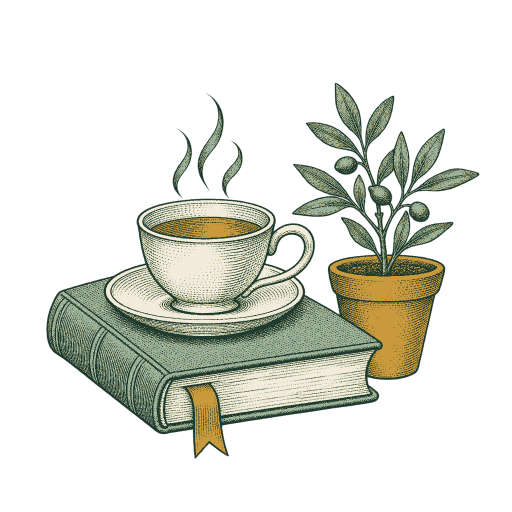
#> input picture assets/illustrations/masters/illus_done.png, 1024 x 1024 px (shown at 1/2 size); its folder holds only this picture in this run
$ python export.py
#> lines starting #> are read from the running program, lines starting #| are printed output that depends on the picture
"""Export the illustration masters to the WebP drawables the app ships.

Usage (from the repository root):  python3 assets/illustrations/export.py

Each master is a 1024 px transparent PNG. The export trims the empty margin (keeping a 2% pad so
hatching is never clipped), scales the longest side to the size below and writes a lossy WebP with
a lossless alpha channel to app/src/main/res/drawable-nodpi/, which Android never rescales.
"""
from pathlib import Path

from PIL import Image

ROOT = Path(__file__).resolve().parents[2]
MASTERS = ROOT / "assets/illustrations/masters"
OUT = ROOT / "app/src/main/res/drawable-nodpi"

# Longest side in px. 720 px covers a 240 dp slot at 3x density; small art needs less.
SIZES = {"illus_offline": 560, "illus_onboarding": 900}
DEFAULT_SIZE = 720


def export(master: Path) -> Path:
    image = Image.open(master).convert("RGBA")
#> image is the input picture: PIL image 1024x1024 RGBA; mean R, G, B, A 40.1, 41.9, 33.6, 71.1
    left, top, right, bottom = image.getchannel("A").getbbox()
#> left = 92; top = 165; right = 960; bottom = 918
    pad = round(max(image.size) * 0.02)
#> pad = 20
    image = image.crop((max(left - pad, 0), top - pad if top >= pad else 0,
                        min(right + pad, image.width), min(bottom + pad, image.height)))
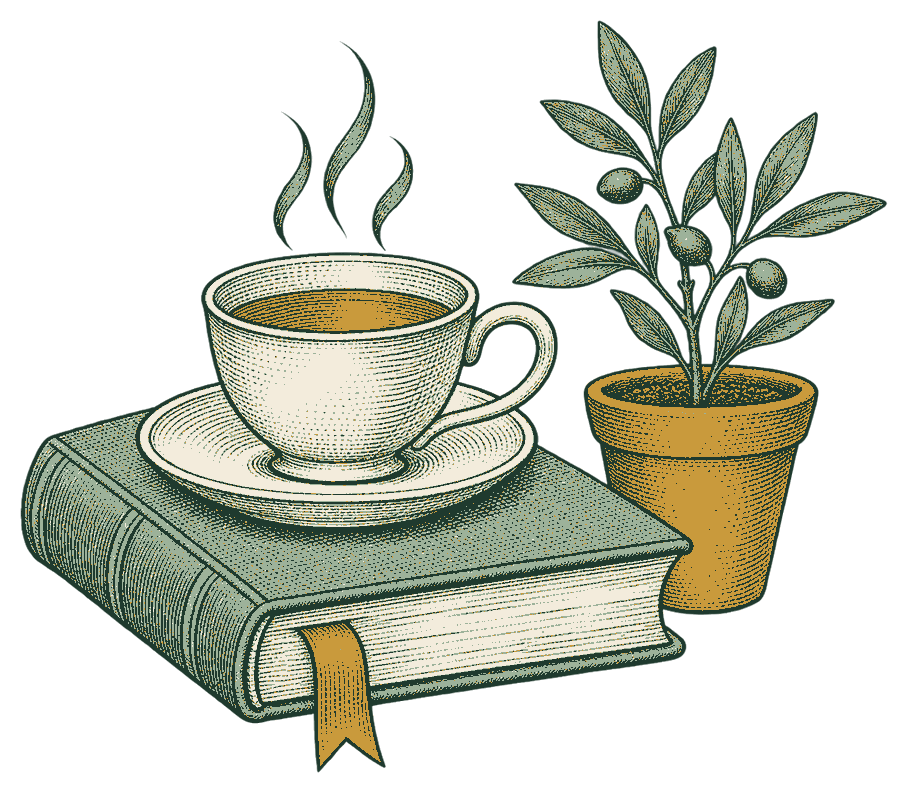
#> image: PIL image 908x793 RGBA; mean R, G, B, A 58.5, 61, 48.9, 103.5; transparent parts drawn white
    longest = SIZES.get(master.stem, DEFAULT_SIZE)
    scale = longest / max(image.size)
#> scale = 0.793
    image = image.resize((round(image.width * scale), round(image.height * scale)), Image.LANCZOS)
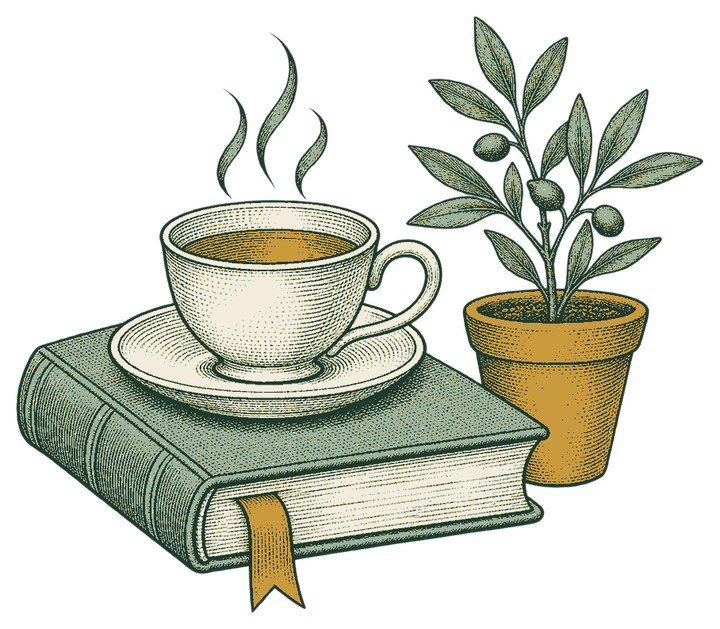
#> image: PIL image 720x629 RGBA; mean R, G, B, A 58.6, 61.5, 49.2, 103.5; transparent parts drawn white
    target = OUT / f"{master.stem}.webp"
    image.save(target, "WEBP", quality=88, alpha_quality=100, method=6)
    return target


if __name__ == "__main__":
    OUT.mkdir(parents=True, exist_ok=True)
    for master in sorted(MASTERS.glob("illus_*.png")):
        target = export(master)
        print(f"{target.relative_to(ROOT)}  {Image.open(target).size}  {target.stat().st_size // 1024} KB")

$ run again, on assets/illustrations/masters/illus_empty_library.png
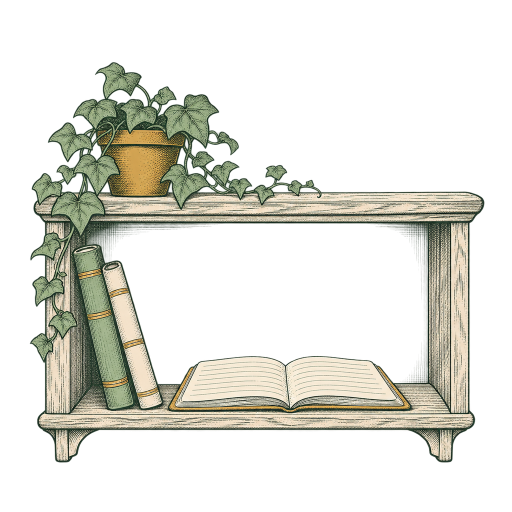
#> input picture assets/illustrations/masters/illus_empty_library.png, 1024 x 1024 px (shown at 1/2 size)
#> in export, image is the input picture: PIL image 1024x1024 RGBA; mean R, G, B, A 48.5, 48.6, 40.5, 74.3
#> left = 58; top = 124; right = 971; bottom = 926
#> in export, `image = image.crop((max(left - pad, 0), top - pad if top >= pad else 0..`:
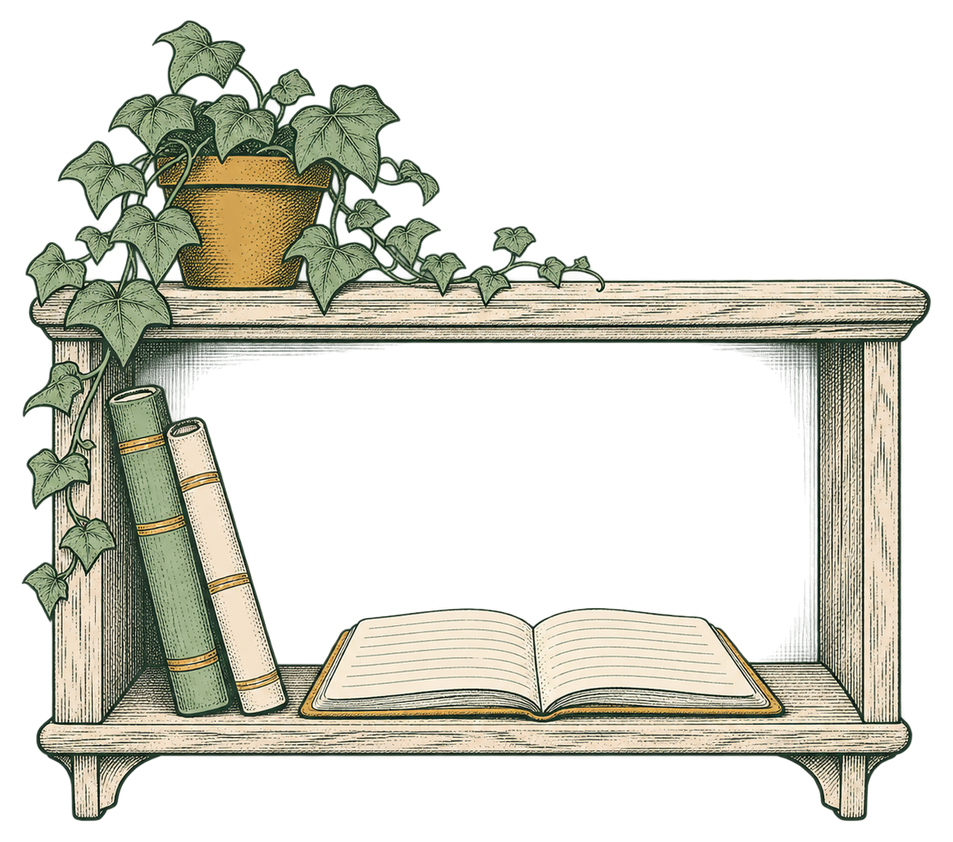
#> image: PIL image 953x842 RGBA; mean R, G, B, A 63.4, 63.5, 53, 97.1; transparent parts drawn white
#> in export, `image = image.resize((round(image.width * scale), round(image.height *..`:
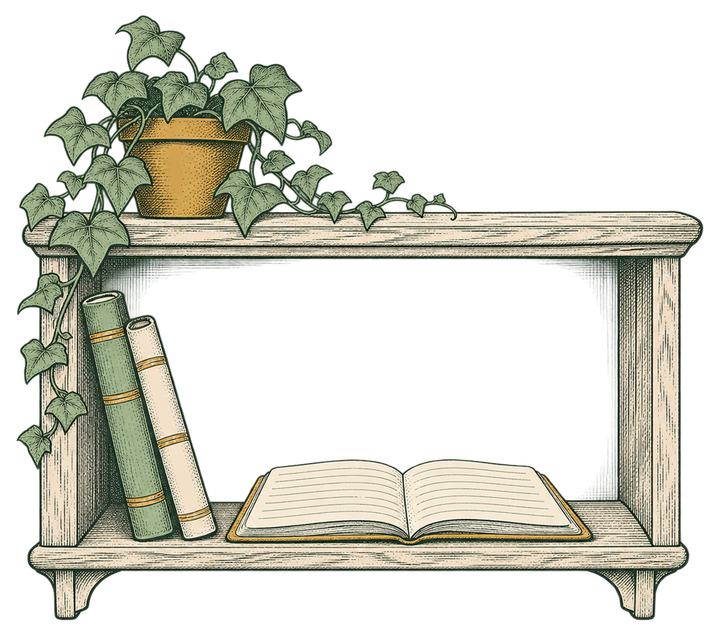
#> image: PIL image 720x636 RGBA; mean R, G, B, A 63, 63.2, 52.7, 97.1; transparent parts drawn white
